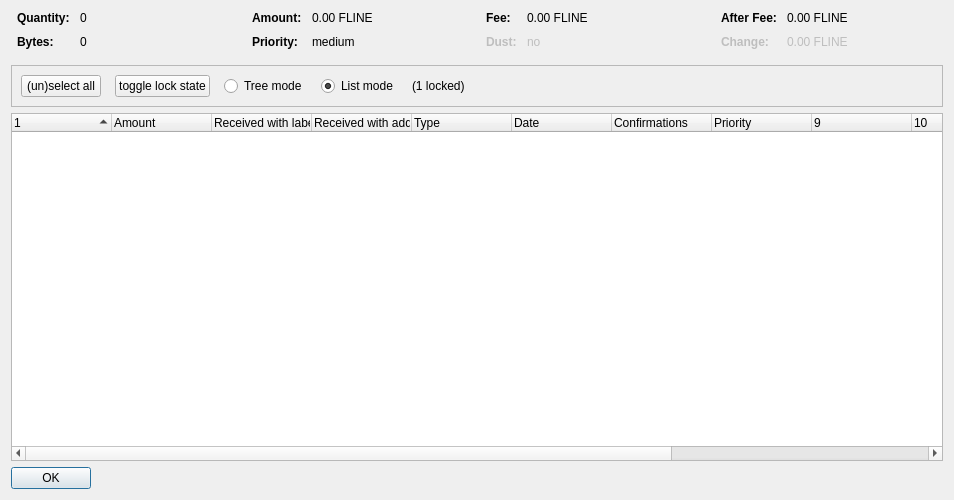
<?xml version="1.0" encoding="UTF-8"?>
<ui version="4.0">
 <class>CoinControlDialog</class>
 <widget class="QDialog" name="CoinControlDialog">
  <property name="geometry">
   <rect>
    <x>0</x>
    <y>0</y>
    <width>954</width>
    <height>500</height>
   </rect>
  </property>
  <property name="windowTitle">
   <string>Coin Selection</string>
  </property>
  <layout class="QVBoxLayout" name="verticalLayout">
   <item>
    <layout class="QHBoxLayout" name="horizontalLayoutTop" stretch="0,0,0,0">
     <property name="topMargin">
      <number>0</number>
     </property>
     <property name="bottomMargin">
      <number>10</number>
     </property>
     <item>
      <layout class="QFormLayout" name="formLayoutCoinControl1">
       <property name="horizontalSpacing">
        <number>10</number>
       </property>
       <property name="verticalSpacing">
        <number>10</number>
       </property>
       <property name="leftMargin">
        <number>6</number>
       </property>
       <property name="rightMargin">
        <number>6</number>
       </property>
       <item row="0" column="0">
        <widget class="QLabel" name="labelCoinControlQuantityText">
         <property name="font">
          <font>
           <weight>75</weight>
           <bold>true</bold>
          </font>
         </property>
         <property name="text">
          <string>Quantity:</string>
         </property>
        </widget>
       </item>
       <item row="0" column="1">
        <widget class="QLabel" name="labelCoinControlQuantity">
         <property name="cursor">
          <cursorShape>IBeamCursor</cursorShape>
         </property>
         <property name="contextMenuPolicy">
          <enum>Qt::ActionsContextMenu</enum>
         </property>
         <property name="text">
          <string notr="true">0</string>
         </property>
         <property name="textInteractionFlags">
          <set>Qt::LinksAccessibleByMouse|Qt::TextSelectableByKeyboard|Qt::TextSelectableByMouse</set>
         </property>
        </widget>
       </item>
       <item row="1" column="0">
        <widget class="QLabel" name="labelCoinControlBytesText">
         <property name="font">
          <font>
           <weight>75</weight>
           <bold>true</bold>
          </font>
         </property>
         <property name="text">
          <string>Bytes:</string>
         </property>
        </widget>
       </item>
       <item row="1" column="1">
        <widget class="QLabel" name="labelCoinControlBytes">
         <property name="cursor">
          <cursorShape>IBeamCursor</cursorShape>
         </property>
         <property name="contextMenuPolicy">
          <enum>Qt::ActionsContextMenu</enum>
         </property>
         <property name="text">
          <string notr="true">0</string>
         </property>
         <property name="textInteractionFlags">
          <set>Qt::LinksAccessibleByMouse|Qt::TextSelectableByKeyboard|Qt::TextSelectableByMouse</set>
         </property>
        </widget>
       </item>
      </layout>
     </item>
     <item>
      <layout class="QFormLayout" name="formLayoutCoinControl2">
       <property name="horizontalSpacing">
        <number>10</number>
       </property>
       <property name="verticalSpacing">
        <number>10</number>
       </property>
       <property name="leftMargin">
        <number>6</number>
       </property>
       <property name="rightMargin">
        <number>6</number>
       </property>
       <item row="0" column="0">
        <widget class="QLabel" name="labelCoinControlAmountText">
         <property name="font">
          <font>
           <weight>75</weight>
           <bold>true</bold>
          </font>
         </property>
         <property name="text">
          <string>Amount:</string>
         </property>
        </widget>
       </item>
       <item row="0" column="1">
        <widget class="QLabel" name="labelCoinControlAmount">
         <property name="cursor">
          <cursorShape>IBeamCursor</cursorShape>
         </property>
         <property name="contextMenuPolicy">
          <enum>Qt::ActionsContextMenu</enum>
         </property>
         <property name="text">
          <string notr="true">0.00 FLINE</string>
         </property>
         <property name="textInteractionFlags">
          <set>Qt::LinksAccessibleByMouse|Qt::TextSelectableByKeyboard|Qt::TextSelectableByMouse</set>
         </property>
        </widget>
       </item>
       <item row="1" column="0">
        <widget class="QLabel" name="labelCoinControlPriorityText">
         <property name="font">
          <font>
           <weight>75</weight>
           <bold>true</bold>
          </font>
         </property>
         <property name="text">
          <string>Priority:</string>
         </property>
        </widget>
       </item>
       <item row="1" column="1">
        <widget class="QLabel" name="labelCoinControlPriority">
         <property name="cursor">
          <cursorShape>IBeamCursor</cursorShape>
         </property>
         <property name="contextMenuPolicy">
          <enum>Qt::ActionsContextMenu</enum>
         </property>
         <property name="text">
          <string>medium</string>
         </property>
         <property name="textInteractionFlags">
          <set>Qt::LinksAccessibleByMouse|Qt::TextSelectableByKeyboard|Qt::TextSelectableByMouse</set>
         </property>
        </widget>
       </item>
      </layout>
     </item>
     <item>
      <layout class="QFormLayout" name="formLayoutCoinControl3">
       <property name="horizontalSpacing">
        <number>10</number>
       </property>
       <property name="verticalSpacing">
        <number>10</number>
       </property>
       <property name="leftMargin">
        <number>6</number>
       </property>
       <property name="rightMargin">
        <number>6</number>
       </property>
       <item row="0" column="0">
        <widget class="QLabel" name="labelCoinControlFeeText">
         <property name="font">
          <font>
           <weight>75</weight>
           <bold>true</bold>
          </font>
         </property>
         <property name="text">
          <string>Fee:</string>
         </property>
        </widget>
       </item>
       <item row="0" column="1">
        <widget class="QLabel" name="labelCoinControlFee">
         <property name="cursor">
          <cursorShape>IBeamCursor</cursorShape>
         </property>
         <property name="contextMenuPolicy">
          <enum>Qt::ActionsContextMenu</enum>
         </property>
         <property name="text">
          <string notr="true">0.00 FLINE</string>
         </property>
         <property name="textInteractionFlags">
          <set>Qt::LinksAccessibleByMouse|Qt::TextSelectableByKeyboard|Qt::TextSelectableByMouse</set>
         </property>
        </widget>
       </item>
       <item row="1" column="0">
        <widget class="QLabel" name="labelCoinControlLowOutputText">
         <property name="enabled">
          <bool>false</bool>
         </property>
         <property name="font">
          <font>
           <weight>75</weight>
           <bold>true</bold>
          </font>
         </property>
         <property name="text">
          <string>Dust:</string>
         </property>
        </widget>
       </item>
       <item row="1" column="1">
        <widget class="QLabel" name="labelCoinControlLowOutput">
         <property name="enabled">
          <bool>false</bool>
         </property>
         <property name="cursor">
          <cursorShape>IBeamCursor</cursorShape>
         </property>
         <property name="contextMenuPolicy">
          <enum>Qt::ActionsContextMenu</enum>
         </property>
         <property name="text">
          <string>no</string>
         </property>
         <property name="textInteractionFlags">
          <set>Qt::LinksAccessibleByMouse|Qt::TextSelectableByKeyboard|Qt::TextSelectableByMouse</set>
         </property>
        </widget>
       </item>
      </layout>
     </item>
     <item>
      <layout class="QFormLayout" name="formLayoutCoinControl4">
       <property name="horizontalSpacing">
        <number>10</number>
       </property>
       <property name="verticalSpacing">
        <number>10</number>
       </property>
       <property name="leftMargin">
        <number>6</number>
       </property>
       <property name="rightMargin">
        <number>6</number>
       </property>
       <item row="0" column="0">
        <widget class="QLabel" name="labelCoinControlAfterFeeText">
         <property name="font">
          <font>
           <weight>75</weight>
           <bold>true</bold>
          </font>
         </property>
         <property name="text">
          <string>After Fee:</string>
         </property>
        </widget>
       </item>
       <item row="0" column="1">
        <widget class="QLabel" name="labelCoinControlAfterFee">
         <property name="cursor">
          <cursorShape>IBeamCursor</cursorShape>
         </property>
         <property name="contextMenuPolicy">
          <enum>Qt::ActionsContextMenu</enum>
         </property>
         <property name="text">
          <string notr="true">0.00 FLINE</string>
         </property>
         <property name="textInteractionFlags">
          <set>Qt::LinksAccessibleByMouse|Qt::TextSelectableByKeyboard|Qt::TextSelectableByMouse</set>
         </property>
        </widget>
       </item>
       <item row="1" column="0">
        <widget class="QLabel" name="labelCoinControlChangeText">
         <property name="enabled">
          <bool>false</bool>
         </property>
         <property name="font">
          <font>
           <weight>75</weight>
           <bold>true</bold>
          </font>
         </property>
         <property name="text">
          <string>Change:</string>
         </property>
        </widget>
       </item>
       <item row="1" column="1">
        <widget class="QLabel" name="labelCoinControlChange">
         <property name="enabled">
          <bool>false</bool>
         </property>
         <property name="cursor">
          <cursorShape>IBeamCursor</cursorShape>
         </property>
         <property name="contextMenuPolicy">
          <enum>Qt::ActionsContextMenu</enum>
         </property>
         <property name="text">
          <string notr="true">0.00 FLINE</string>
         </property>
         <property name="textInteractionFlags">
          <set>Qt::LinksAccessibleByMouse|Qt::TextSelectableByKeyboard|Qt::TextSelectableByMouse</set>
         </property>
        </widget>
       </item>
      </layout>
     </item>
    </layout>
   </item>
   <item>
    <widget class="QFrame" name="frame">
     <property name="minimumSize">
      <size>
       <width>0</width>
       <height>40</height>
      </size>
     </property>
     <property name="frameShape">
      <enum>QFrame::StyledPanel</enum>
     </property>
     <property name="frameShadow">
      <enum>QFrame::Sunken</enum>
     </property>
     <layout class="QHBoxLayout" name="horizontalLayout">
      <item>
       <layout class="QHBoxLayout" name="horizontalLayoutPanel" stretch="0,0,0,0,0,0">
        <property name="spacing">
         <number>14</number>
        </property>
        <item>
         <widget class="QPushButton" name="pushButtonSelectAll">
          <property name="sizePolicy">
           <sizepolicy hsizetype="Maximum" vsizetype="Fixed">
            <horstretch>0</horstretch>
            <verstretch>0</verstretch>
           </sizepolicy>
          </property>
          <property name="text">
           <string>(un)select all</string>
          </property>
          <property name="autoDefault">
           <bool>false</bool>
          </property>
         </widget>
        </item>
        <item>
         <widget class="QPushButton" name="pushButtonToggleLock">
          <property name="sizePolicy">
           <sizepolicy hsizetype="Maximum" vsizetype="Fixed">
            <horstretch>0</horstretch>
            <verstretch>0</verstretch>
           </sizepolicy>
          </property>
          <property name="text">
           <string>toggle lock state</string>
          </property>
          <property name="autoDefault">
           <bool>false</bool>
          </property>
         </widget>
        </item>
        <item>
         <widget class="QRadioButton" name="radioTreeMode">
          <property name="sizePolicy">
           <sizepolicy hsizetype="Maximum" vsizetype="Fixed">
            <horstretch>0</horstretch>
            <verstretch>0</verstretch>
           </sizepolicy>
          </property>
          <property name="text">
           <string>Tree mode</string>
          </property>
         </widget>
        </item>
        <item>
         <widget class="QRadioButton" name="radioListMode">
          <property name="sizePolicy">
           <sizepolicy hsizetype="Maximum" vsizetype="Fixed">
            <horstretch>0</horstretch>
            <verstretch>0</verstretch>
           </sizepolicy>
          </property>
          <property name="text">
           <string>List mode</string>
          </property>
          <property name="checked">
           <bool>true</bool>
          </property>
         </widget>
        </item>
        <item>
         <widget class="QLabel" name="labelLocked">
          <property name="text">
           <string>(1 locked)</string>
          </property>
         </widget>
        </item>
        <item>
         <spacer name="horizontalSpacer">
          <property name="orientation">
           <enum>Qt::Horizontal</enum>
          </property>
          <property name="sizeHint" stdset="0">
           <size>
            <width>40</width>
            <height>20</height>
           </size>
          </property>
         </spacer>
        </item>
       </layout>
      </item>
     </layout>
    </widget>
   </item>
   <item>
    <widget class="CoinControlTreeWidget" name="treeWidget">
     <property name="contextMenuPolicy">
      <enum>Qt::CustomContextMenu</enum>
     </property>
     <property name="sortingEnabled">
      <bool>false</bool>
     </property>
     <property name="columnCount">
      <number>13</number>
     </property>
     <attribute name="headerShowSortIndicator" stdset="0">
      <bool>true</bool>
     </attribute>
     <attribute name="headerStretchLastSection">
      <bool>false</bool>
     </attribute>
     <column>
      <property name="text">
       <string/>
      </property>
     </column>
     <column>
      <property name="text">
       <string>Amount</string>
      </property>
     </column>
     <column>
      <property name="text">
       <string>Received with label</string>
      </property>
     </column>
     <column>
      <property name="text">
       <string>Received with address</string>
      </property>
     </column>
     <column>
      <property name="text">
	<string>Type</string>
      </property>
     </column>
     <column>
      <property name="text">	 
       <string>Date</string>
      </property>
     </column>
     <column>
      <property name="text">
       <string>Confirmations</string>
      </property>
      <property name="toolTip">
       <string>Confirmed</string>
      </property>
     </column>
     <column>
      <property name="text">
       <string>Priority</string>
      </property>
     </column>
     <column>
      <property name="text">
       <string/>
      </property>
     </column>
     <column>
      <property name="text">
       <string/>
      </property>
     </column>
     <column>
      <property name="text">
       <string/>
      </property>
     </column>
     <column>
      <property name="text">
       <string/>
      </property>
     </column>
     <column>
      <property name="text">
       <string/>
      </property>
     </column>
    </widget>
   </item>
   <item>
    <widget class="QDialogButtonBox" name="buttonBox">
     <property name="sizePolicy">
      <sizepolicy hsizetype="Maximum" vsizetype="Fixed">
       <horstretch>0</horstretch>
       <verstretch>0</verstretch>
      </sizepolicy>
     </property>
     <property name="orientation">
      <enum>Qt::Horizontal</enum>
     </property>
     <property name="standardButtons">
      <set>QDialogButtonBox::Ok</set>
     </property>
    </widget>
   </item>
  </layout>
 </widget>
 <customwidgets>
  <customwidget>
   <class>CoinControlTreeWidget</class>
   <extends>QTreeWidget</extends>
   <header>coincontroltreewidget.h</header>
  </customwidget>
 </customwidgets>
 <resources/>
 <connections/>
</ui>
